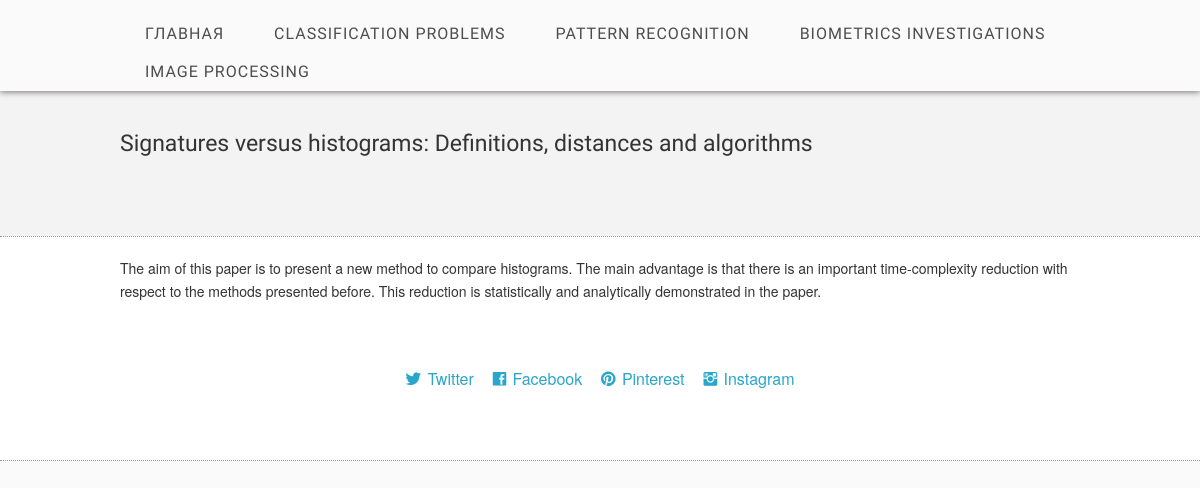
Page /news/article/7 on the committed database.
### news/models.py (models this page shows, shortened)
class Rubric(models.Model):
    name = models.CharField(max_length=100)

class Article(models.Model):
    title = models.CharField(max_length=100)
    keyword = models.CharField(max_length=200)
    annotation = models.TextField()
    rubric = models.ForeignKey(Rubric, null=True, blank=True, on_delete=models.SET_NULL)

### news/views.py (the view)
# urls.py: path('article/<int:article_id>', views.get_one_article, name='current_article'),
def get_one_article(request, article_id):
    current_article = Article.objects.get(pk=article_id)
    rubrics = Rubric.objects.all()
    return render(request, 'news/article.html', context={'current_article': current_article, 'rubrics': rubrics, })

### news/templates/news/article.html (shortened to what this page needs)
<!DOCTYPE html>
{% load static %}
<html class="no-js" lang="en">
<head>
    <link rel="stylesheet" href="{% static 'stylesheets/foundation.min.css' %}">
    <link rel="stylesheet" href="{% static 'stylesheets/main.css' %}">
    <link rel="stylesheet" href="{% static 'stylesheets/app.css' %}">
    <link rel="stylesheet" href="{% static 'fonts/ligature.css' %}">
</head>
<body>
<nav>
    <div class="twelve columns header_nav">
        <div class="row">
            <ul id="menu-header" class="nav-bar horizontal">
                <li><a href="{% url 'index' %}">Главная</a></li>
                {% for rubric in rubrics %}
                <li><a href="{% url 'rubric' rubric.id %}">{{rubric.name}}</a></li>
                {% endfor %}
            </ul>
        </div>
    </div>
</nav>
<header>
    <div class="row">
        <h4>{{current_article.title}}</h4>
        <article>
            <div class="twelve columns">
            </div>
        </article>
    </div>
</header>
<section class="section_light">
    <div class="row">
        <p>
            {{current_article.annotation}}
        </p>
    </div>
    <footer>
        <div class="row">
            <div class="twelve columns footer">
                <a href="" class="lsf-icon" style="font-size:16px; margin-right:15px" title="twitter">Twitter</a>
                <a href="" class="lsf-icon" style="font-size:16px; margin-right:15px" title="facebook">Facebook</a>
                <a href="" class="lsf-icon" style="font-size:16px; margin-right:15px" title="pinterest">Pinterest</a>
                <a href="" class="lsf-icon" style="font-size:16px" title="instagram">Instagram</a>
            </div>
        </div>
    </footer>
</body>
</html>

### static/stylesheets/main.css (style rules this page uses)
.lsf-icon:before { content:attr(title); margin-right:0.3em; font-size:64px; font-family: 'LigatureSymbols'; -webkit-text-rendering: optimizeLegibility; -moz-text-rendering: optimizeLegibility; -ms-text-rendering: optimizeLegibility; -o-text-rendering: optimizeLegibility; text-rendering: optimizeLegibility; -webkit-font-smoothing: antialiased; -moz-font-smoothing: antialiased; -ms-font-smoothing: antialiased; -o-font-smoothing: antialiased; font-smoothing: antialiased; }
body { background: #fafafa }
.row { width: 960px }
header { background: #f3f3f3; clear:both; padding: 20px 0 40px }
.header_nav { background: #fafafa; padding: 15px 0 0; box-shadow: 0 1px 6px rgba(34, 25, 25, 0.6); z-index: 999 }
p { color: #333 }
h1,h2,h3,h4 { font-family:'Open Sans Condensed',sans-serif; font-weight: normal; color: #333; margin: 20px 0 }
.section_light { background: #FFF; border-top: 1px dotted #999; border-bottom: 1px dotted #999; padding: 20px 0; clear:both }
.nav-bar { margin-top: 0; background: none }
.nav-bar > li { border: 0; padding: 0; font-family: 'Open Sans Condensed',sans-serif; letter-spacing: 1px; box-shadow: none }
.nav-bar > li > a:first-child { font-size: 16px; text-transform: uppercase; padding: 0 25px }
.nav-bar > li:last-child { border: 0; box-shadow: none }
.nav-bar > li > a { color: #4d4d4d }
.footer { text-align:center; padding: 50px 0 }

### rows in the picture
Rubric: name "CLASSIFICATION PROBLEMS"
Rubric: name "PATTERN RECOGNITION"
Rubric: name "BIOMETRICS INVESTIGATIONS"
Rubric: name "IMAGE PROCESSING"
Article: title "Signatures versus histograms: Definitions, distances and algorithms", annotation "The aim of this paper is to present a new method to compare histograms. The main advantage is that there is an important time-complexity reduction with respect to the methods presented before. This reduction is statistically and analytically demonstrated in the paper."
